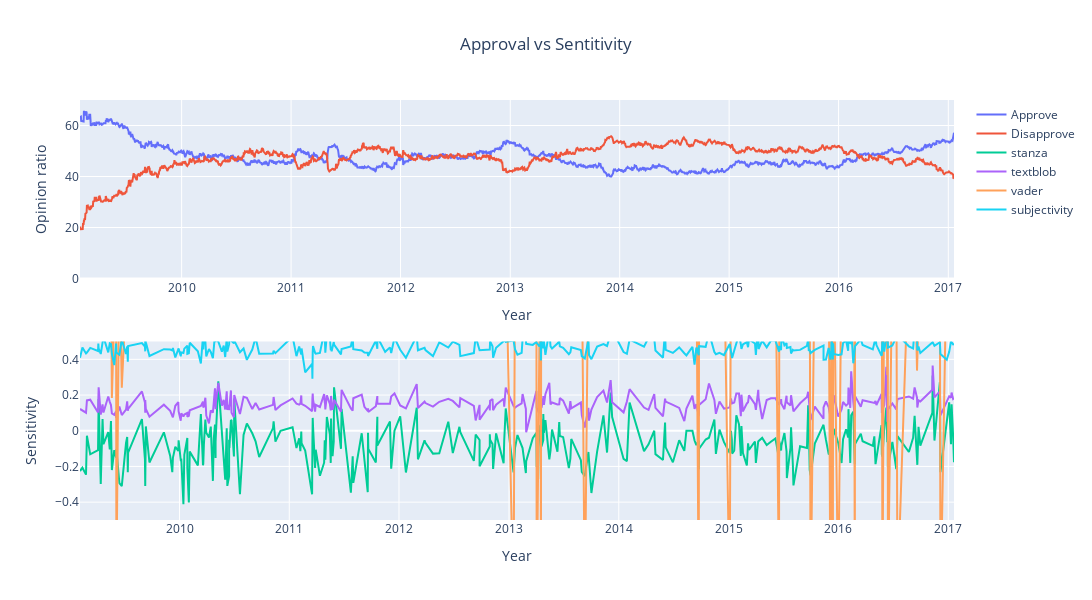

This figure's notebook cell:
### Code cell
# Plot sentiment plus ratings


# Create figure with secondary y-axis
all_fig = make_subplots(rows=2, cols=1)

# Add popularity lines
for col in df_ppl.columns[1:]:
    all_fig.add_trace(go.Scatter(x=df_ppl["date"],
                      y=df_ppl[col], name=col),
                      row=1, col=1)

# Add sensitivity lines
for col in df_sa.columns[2:]:
    all_fig.add_trace(go.Scatter(x=df_sa["date"],
                      y=df_sa[col], name=col),
                      row=2,col=1)

# Add figure title
all_fig.update_layout(height=600, width=1450,
    title = {"text":"Approval vs Sentitivity", "x":0.5})

# Set x-axis title
all_fig.update_xaxes(title_text="Year")
all_fig.update_yaxes(title_text="Opinion ratio",range=[0,70], row=1, col=1)
all_fig.update_yaxes(title_text="Sensitivity",range=[-0.5,0.5], row=2, col=1)

all_fig.show()

### Figure 1 — Plotly figure (JSON) as saved in the notebook; plotly's stock layout.template omitted (floating-point values rounded to 4 significant figures; data arrays with more than 128 entries replaced by an {"elided": "..."} marker saying what was removed)
{"data": [{"name": "Approve", "type": "scatter", "x": {"elided": "2916 str values"}, "xaxis": "x", "y": {"elided": "2916 float values"}, "yaxis": "y"}, {"name": "Disapprove", "type": "scatter", "x": {"elided": "2916 str values"}, "xaxis": "x", "y": {"elided": "2916 float values"}, "yaxis": "y"}, {"name": "stanza", "type": "scatter", "x": {"elided": "317 str values"}, "xaxis": "x2", "y": {"elided": "317 float values"}, "yaxis": "y2"}, {"name": "textblob", "type": "scatter", "x": {"elided": "317 str values"}, "xaxis": "x2", "y": {"elided": "317 float values"}, "yaxis": "y2"}, {"name": "vader", "type": "scatter", "x": {"elided": "317 str values"}, "xaxis": "x2", "y": {"elided": "317 float values"}, "yaxis": "y2"}, {"name": "subjectivity", "type": "scatter", "x": {"elided": "317 str values"}, "xaxis": "x2", "y": {"elided": "317 float values"}, "yaxis": "y2"}], "layout": {"height": 600, "title": {"text": "Approval vs Sentitivity", "x": 0.5}, "width": 1450, "xaxis": {"anchor": "y", "autorange": true, "domain": [0, 1], "range": ["2009-01-27", "2017-01-20"], "title": {"text": "Year"}, "type": "date"}, "xaxis2": {"anchor": "y2", "autorange": true, "domain": [0, 1], "range": ["2009-02-04", "2017-01-20"], "title": {"text": "Year"}, "type": "date"}, "yaxis": {"anchor": "x", "domain": [0.575, 1], "range": [0, 70], "title": {"text": "Opinion ratio"}, "type": "linear"}, "yaxis2": {"anchor": "x2", "domain": [0, 0.425], "range": [-0.5, 0.5], "title": {"text": "Sensitivity"}, "type": "linear"}}}
